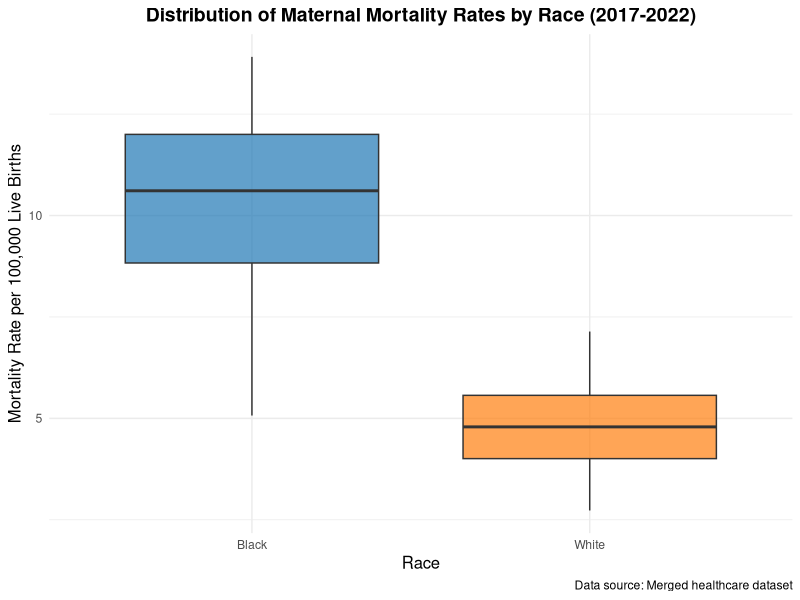
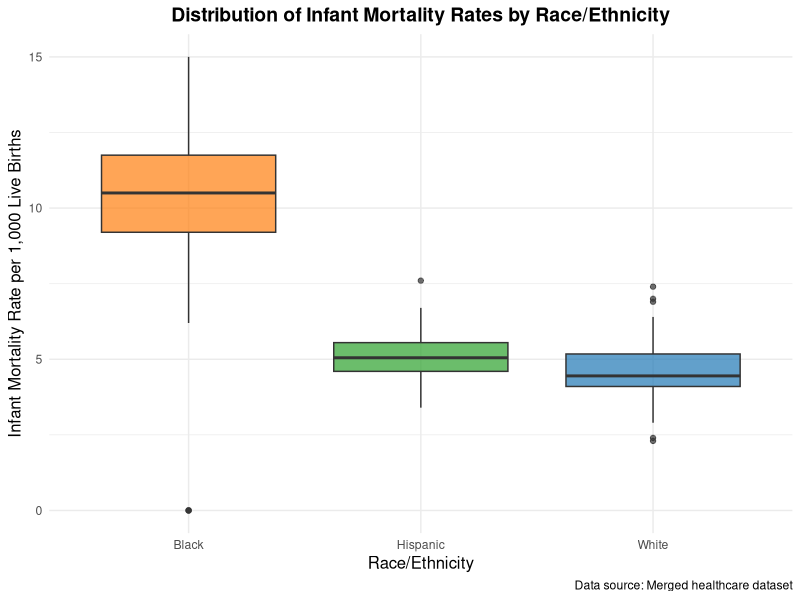
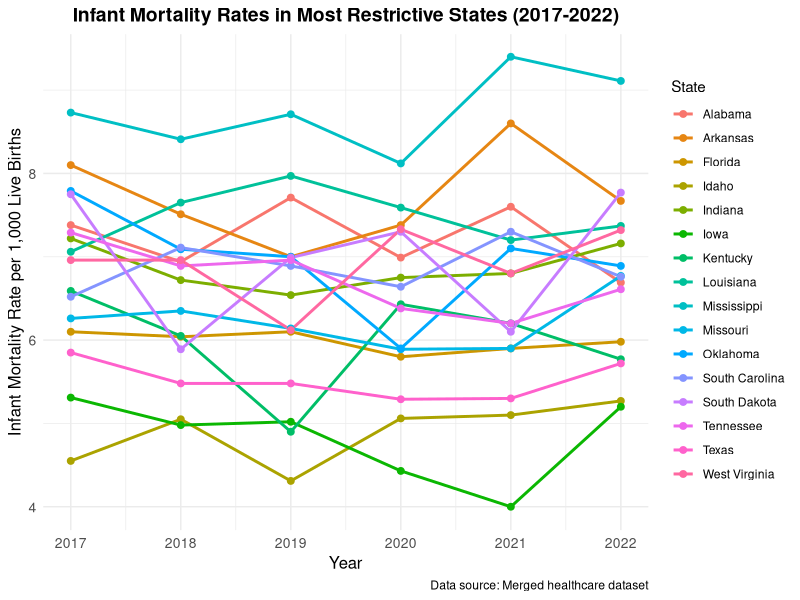
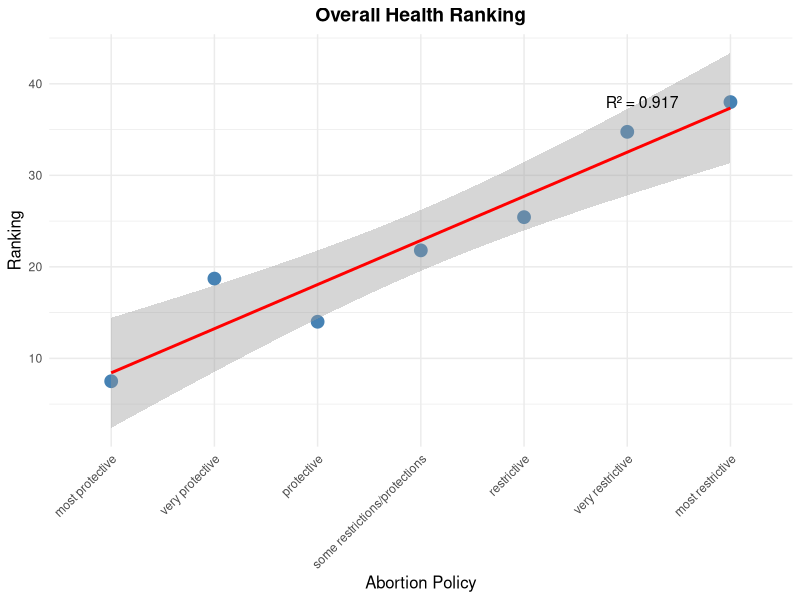
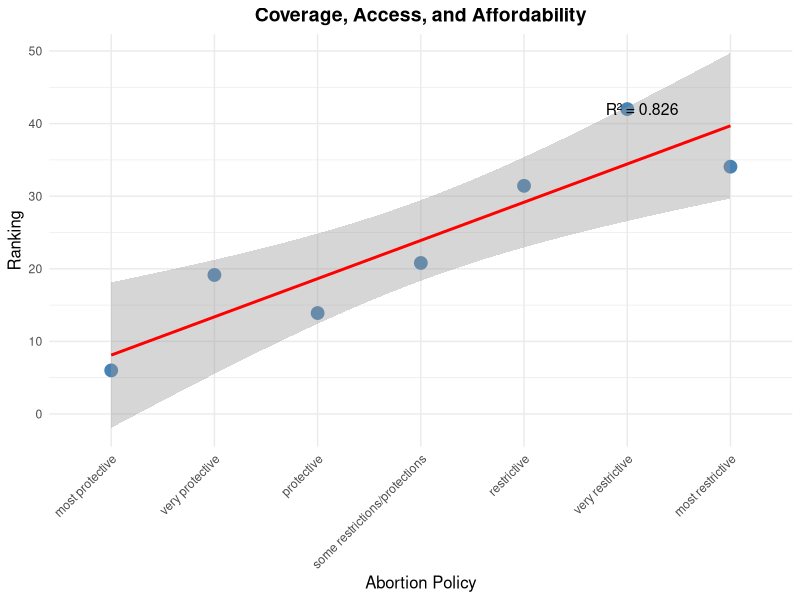
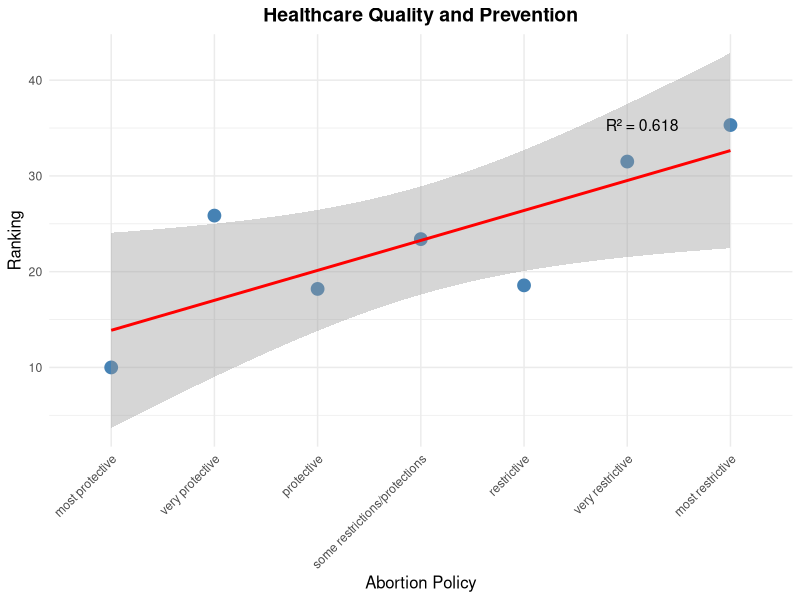
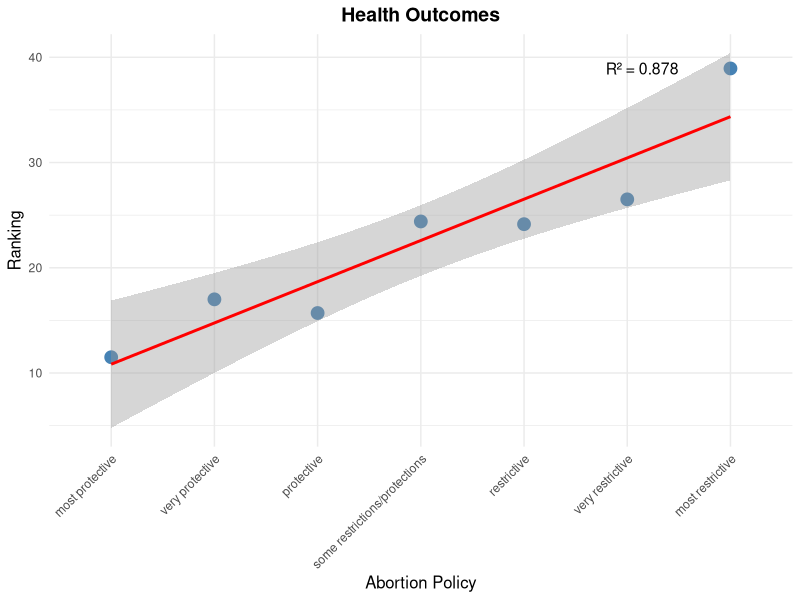
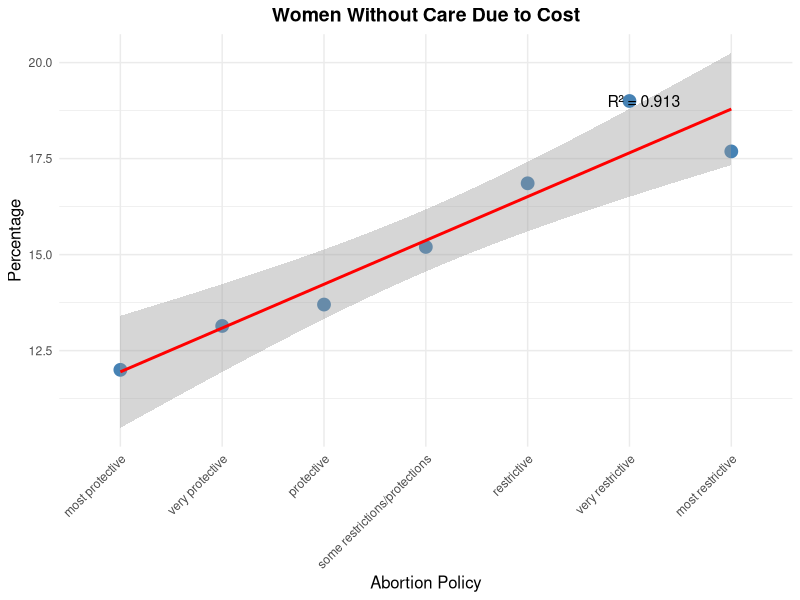

These charts were generated, in order, by the following R code: (Note: this script raises an error after producing the figures.)
## ---- chunk 1

library(readr)
df <- read_csv("../data/clean_data/merged_data.csv")

head(df)

## ---- chunk 2

options(repos = c(CRAN = "https://cran.r-project.org"))
install.packages("dplyr")
library(dplyr)

## ---- chunk 3

head(df)
colnames(df) 

## ---- chunk 4

library(ggplot2)
library(tidyr)
library(dplyr)

## ---- chunk 5

# wide to long format

df_racial_mortality <- pivot_longer(
  data = df,
  cols = c(
    maternal_mortality_mothers_race_is_black_2017_2022,
    maternal_mortality_mothers_race_is_white_2017_2022
  ),
  names_to = "Race",
  values_to = "MortalityRate"
)

df_racial_mortality$Race <- ifelse(
  df_racial_mortality$Race == "maternal_mortality_mothers_race_is_black_2017_2022", 
  "Black",
  ifelse(
    df_racial_mortality$Race == "maternal_mortality_mothers_race_is_white_2017_2022",
    "White",
    df_racial_mortality$Race
  )
)

## ---- chunk 6

# box plot for maternal mortality by race

ggplot(data = df_racial_mortality, 
       aes(x = Race, y = MortalityRate, fill = Race)) +
  geom_boxplot(alpha = 0.7) +
  labs(
    title = "Distribution of Maternal Mortality Rates by Race (2017-2022)",
    x = "Race",
    y = "Mortality Rate per 100,000 Live Births",
    caption = "Data source: Merged healthcare dataset"
  ) +
  scale_fill_manual(
    values = c("Black" = "#1f77b4", "White" = "#ff7f0e")
  ) +
  theme_minimal() +
  theme(
    plot.title = element_text(hjust = 0.5, size = 14, face = "bold"),
    axis.title = element_text(size = 12),
    legend.position = "none"
  )

## ---- chunk 7

black_rates <- na.omit(df$maternal_mortality_mothers_race_is_black_2017_2022)
white_rates <- na.omit(df$maternal_mortality_mothers_race_is_white_2017_2022)

t_test_result <- t.test(black_rates, white_rates, alternative = "greater")

print(t_test_result)

## ---- chunk 8

df_long_infant <- pivot_longer(
  data = df,
  cols = c(total_infant_mortality_white, 
           total_infant_mortality_black, 
           total_infant_mortality_hispanic),
  names_to = "Group",
  values_to = "InfantMortalityRate"
)

df_long_infant$Group <- ifelse(
  df_long_infant$Group == "total_infant_mortality_white", "White",
  ifelse(
    df_long_infant$Group == "total_infant_mortality_black", "Black",
    ifelse(
      df_long_infant$Group == "total_infant_mortality_hispanic", "Hispanic",
      df_long_infant$Group
    )
  )
)

## ---- chunk 9

ggplot(data = df_long_infant, 
       aes(x = Group, y = InfantMortalityRate, fill = Group)) +
  geom_boxplot(alpha = 0.7) +
  labs(
    title = "Distribution of Infant Mortality Rates by Race/Ethnicity",
    x = "Race/Ethnicity",
    y = "Infant Mortality Rate per 1,000 Live Births",
    caption = "Data source: Merged healthcare dataset"
  ) +
  scale_fill_manual(
    values = c("White" = "#1f77b4", "Black" = "#ff7f0e", "Hispanic" = "#2ca02c")
  ) +
  theme_minimal() +
  theme(
    plot.title = element_text(hjust = 0.5, size = 14, face = "bold"),
    axis.title = element_text(size = 12),
    legend.position = "none"
  )

## ---- chunk 10

mortality_plot <- pivot_longer(
  data = df,
  cols = starts_with("infant_mortality_"),
  names_to = "year",
  values_to = "mortality_rate"
)

mortality_plot$year <- as.numeric(substr(
  mortality_plot$year, 
  nchar("infant_mortality_") + 1, 
  nchar(mortality_plot$year)
))

mortality_plot <- mortality_plot[
  mortality_plot$abortion_policies == "most restrictive" & 
  !is.na(mortality_plot$abortion_policies),
]

ggplot(data = mortality_plot, 
       aes(x = year, y = mortality_rate,
           color = State, group = State)) +
  geom_line(linewidth = 1) +
  geom_point(size = 2) +
  theme_minimal() +
  labs(
    title = "Infant Mortality Rates in Most Restrictive States (2017-2022)",
    x = "Year",
    y = "Infant Mortality Rate per 1,000 Live Births",
    color = "State",
    caption = "Data source: Merged healthcare dataset"
  ) +
  scale_x_continuous(breaks = 2017:2022) +
  theme(
    legend.position = "right",
    plot.title = element_text(hjust = 0.5, size = 14, face = "bold"),
    axis.title = element_text(size = 12),
    axis.text = element_text(size = 10)
  )

## ---- chunk 11

policy_order <- c("most protective", "very protective", "protective", 
                 "some restrictions/protections", "restrictive", 
                 "very restrictive", "most restrictive")

## ---- chunk 12

create_policy_viz <- function(data, metric_col, title, y_label, plot_type = "bar") {
  processed_data <- data %>%
    filter(!is.na(abortion_policies) & 
           abortion_policies != "" & 
           abortion_policies != "NA") %>%
    mutate(abortion_policies = tolower(trimws(abortion_policies))) %>%
    group_by(abortion_policies) %>%
    summarise(avg_value = mean(!!sym(metric_col), na.rm = TRUE)) %>%
    filter(abortion_policies %in% policy_order) %>%
    mutate(
      abortion_policies = factor(abortion_policies, levels = policy_order),
      policy_numeric = as.numeric(factor(abortion_policies, levels = policy_order))
    )
  
  p <- ggplot(processed_data, aes(x = abortion_policies, y = avg_value))
  
  if(plot_type == "scatter") {
    model <- lm(avg_value ~ policy_numeric, data = processed_data)
    r_squared <- round(summary(model)$r.squared, 3)
    
    p <- p +
      geom_point(size = 4, color = "steelblue") +
      geom_smooth(aes(x = policy_numeric), method = "lm", se = TRUE, color = "red") +
      annotate("text", 
              x = length(policy_order) - 0.5,
              y = max(processed_data$avg_value),
              label = paste0("R² = ", r_squared),
              size = 4, hjust = 1)
  } else {
    p <- p + geom_bar(stat = "identity", fill = "steelblue")
  }
  
  p + labs(
    title = title,
    x = "Abortion Policy",
    y = y_label
  ) +
    theme_minimal() +
    theme(
      axis.text.x = element_text(angle = 45, hjust = 1),
      plot.title = element_text(hjust = 0.5, size = 14, face = "bold"),
      axis.title = element_text(size = 12)
    )
}

## ---- chunk 13

health_ranking <- create_policy_viz(df,
    "overall_health_ranking",
    "Overall Health Ranking",
    "Ranking", 
    "scatter")

## ---- chunk 14

print(health_ranking)

## ---- chunk 15

coverage_access_affordability <- create_policy_viz(df,
    "coverage_access_and_affordability",
    "Coverage, Access, and Affordability",
    "Ranking", 
    "scatter")

## ---- chunk 16

print(coverage_access_affordability)

## ---- chunk 17

healthcare_quality_prevention <- create_policy_viz(df,
    "health_care_quality_and_prevention",
    "Healthcare Quality and Prevention",
    "Ranking", 
    "scatter")

## ---- chunk 18

print(healthcare_quality_prevention)

## ---- chunk 19

health_outcomes <- create_policy_viz(df,
    "health_outcomes",
    "Health Outcomes",
    "Ranking", 
    "scatter")

## ---- chunk 20

print(health_outcomes)

## ---- chunk 21

healthcare_cost <- create_policy_viz(df,
   "women_18_44_who_went_without_care_because_of_cost.1",
   "Women Without Care Due to Cost",
   "Percentage", 
   "scatter")

## ---- chunk 22

print(healthcare_cost)

## ---- chunk 23

uninsured_women <- create_policy_viz(df,
   "percent_uninsured_women_ages 19_64",
   "Uninsured Women Ages 19-64",
   "Percentage", 
   "scatter")

## ---- chunk 24

print(uninsured_women)

## ---- chunk 25

uninsured_pregnancy <- create_policy_viz(df,
   "percent_uninsured_women_during_pregnancy_2021",
   "Uninsured During Pregnancy",
   "Percentage", 
   "scatter")

## ---- chunk 26

print(uninsured_pregnancy)

## ---- chunk 27

teen_birth <- create_policy_viz(df,
   "teen_birth_rate_per_1,000_population_ages_15_19_2022.1",
   "Teen Birth Rate",
   "Rate per 1,000", 
   "scatter")

## ---- chunk 28

print(teen_birth)

## ---- chunk 29

all_birth <- create_policy_viz(df,
   "birth_rate_per_1,000_women_ages_15_44",
   "Birth Rate",
   "Rate per 1,000", 
   "scatter")

## ---- chunk 30

print(all_birth)

## ---- chunk 31

workforce <- create_policy_viz(df,
   "maternity_care_workforce_per_100,000_women_ages_15_44",
   "Maternity Care Workforce",
   "Per 100,000 Women", 
   "scatter")

## ---- chunk 32

print(workforce)

## ---- chunk 33

no_care <- create_policy_viz(df,
   "percent_women_ages_18_44_without_a_usual_source_of_care",
   "Women Without Usual Source of Care",
   "Percentage", 
   "scatter")

## ---- chunk 34

print(no_care)

## ---- chunk 35

medicaid_births <- create_policy_viz(df,
   "percent_of_births_financed_by_medicaid",
   "Births Financed by Medicaid",
   "Percentage", 
   "scatter")

## ---- chunk 36

print(medicaid_births)

## ---- chunk 37

depression <- create_policy_viz(df,
   "women_with_depression_before_or_during_pregnancy_2021",
   "Depression Before/During Pregnancy",
   "Percentage", 
   "scatter")

## ---- chunk 38

print(depression)

## ---- chunk 39

postpartum_depression <- create_policy_viz(df,
   "percent_women_with_postpartum_depression_2021",
   "Postpartum Depression",
   "Percentage", 
   "scatter")

## ---- chunk 40

print(postpartum_depression)

## ---- chunk 41

depression_screening <- create_policy_viz(df,
   "percent_women_who_received_a_postpartum_depression_screening_2021",
   "Postpartum Depression Screening",
   "Percentage", 
   "scatter")

## ---- chunk 42

print(depression_screening)

## ---- chunk 43

violence <- create_policy_viz(df,
   "percent_women_experiencing_intimate_partner_violence_2021",
   "Intimate Partner Violence",
   "Percentage", 
   "scatter")

## ---- chunk 44

print(violence)

## ---- chunk 45

increase_in_abortions <- create_policy_viz(df,
   "percent_increase_in_clinician_provided_abortions_since_2020",
   "Increase in Clinician-Provided Abortions",
   "Percentage Change Since 2020", 
   "scatter")

## ---- chunk 46

print(increase_in_abortions)

## ---- chunk 47

maternal_mortality <- create_policy_viz(df,
   "maternal_mortality_rates_2018_2022_per_100,000_live births",
   "Maternal Mortality Rate, 2018-2022",
   "Rate",
   "scatter")

## ---- chunk 48

print(maternal_mortality)

## ---- chunk 49

obgyn_proportion_grouped <- df %>%
 filter(!is.na(abortion_policies) &
        abortion_policies != "" &
        abortion_policies != "NA") %>%
 mutate(
   abortion_policies = tolower(trimws(abortion_policies)),
   obgyn_proportion = (number_of_obstetricians_and_gynecologists_employed_2023 /
                      total_sumber_of_women_aged_15_44_2017) * 100000,
   policy_group = case_when(
     abortion_policies %in% c("most protective", "very protective", "protective") ~ "Protective",
     abortion_policies %in% c("restrictive", "very restrictive", "most restrictive") ~ "Restrictive",
     TRUE ~ "Mixed"
   )
 ) %>%
 filter(policy_group != "Mixed")  

ggplot(obgyn_proportion_grouped, 
      aes(x = policy_group, y = obgyn_proportion, fill = policy_group)) +
 geom_boxplot() +
 labs(
   title = "OB/GYNs per 100,000 Women (Ages 15-44) by Policy Group",
   subtitle = "2023 OB/GYN Employment Data, 2017 Population Data",
   x = "Policy Group",
   y = "OB/GYNs per 100,000 Women Ages 15-44"
 ) +
 scale_fill_manual(values = c("Protective" = "#1f77b4", "Restrictive" = "#ff7f0e")) +
 theme_minimal() +
 theme(
   plot.title = element_text(hjust = 0.5, size = 14, face = "bold"),
   plot.subtitle = element_text(hjust = 0.5, size = 10),
   axis.title = element_text(size = 12),
   legend.position = "none")

## ---- chunk 50

t_test_result <- t.test(
  obgyn_proportion ~ policy_group,
  data = obgyn_proportion_grouped,
  subset = policy_group %in% c("Protective", "Restrictive")
)

print(t_test_result)

## ---- chunk 51

create_ban_type_viz <- function(data, metric_col, title, y_label, plot_type = "bar") {
  ban_order <- c("total_abortion_ban",
                 "week_ban_6",
                 "week_ban_12",
                 "week_ban_15",
                 "week_ban_18_to_23",
                 "week_ban_24_to_26",
                 "no_gestational_ban")
  
  reshaped_data <- data %>%
    select(all_of(ban_order), !!sym(metric_col)) %>%
    pivot_longer(
      cols = all_of(ban_order),
      names_to = "ban_type",
      values_to = "has_ban"
    ) %>%
    filter(has_ban == 1) %>%
    group_by(ban_type) %>%
    summarise(avg_value = mean(!!sym(metric_col), na.rm = TRUE)) %>%
    mutate(
      ban_type = factor(ban_type, levels = ban_order),
      ban_numeric = as.numeric(factor(ban_type, levels = ban_order))
    )
  
  p <- ggplot(reshaped_data, aes(x = ban_type, y = avg_value))
  
  if (plot_type == "scatter") {
    model <- lm(avg_value ~ ban_numeric, data = reshaped_data)
    r_squared <- round(summary(model)$r.squared, 3)
    
    p <- p +
      geom_point(size = 4, color = "steelblue") +
      geom_smooth(aes(x = ban_numeric), method = "lm", se = TRUE, color = "red") +
      annotate("text", 
               x = length(ban_order) - 0.5,
               y = max(reshaped_data$avg_value),
               label = paste0("R² = ", r_squared),
               size = 4, hjust = 1)
  } else {

    p <- p + geom_bar(stat = "identity", fill = "steelblue")
  }
  
  p + labs(
    title = title,
    x = "Abortion Ban Type",
    y = y_label
  ) +
    theme_minimal() +
    theme(
      axis.text.x = element_text(angle = 45, hjust = 1),
      plot.title = element_text(hjust = 0.5, size = 14, face = "bold"),
      axis.title = element_text(size = 12)
    )
}

## ---- chunk 52

all_cause_mortality <- create_ban_type_viz(df, "all_cause_mortality_rate_per_100,000_women_ages 15_44_2022",
                                    "All Cause Mortality Rate Women 15-44, 2022",
                                    "Rate")

## ---- chunk 53

print(all_cause_mortality)

## ---- chunk 54

df_filtered <- df %>%
  filter(!is.na(`maternal_mortality_rates_2018_2022_per_100,000_live births`)) %>%
  filter(State != "US") %>%
  bind_rows(tibble(
    State = "US Average",
    `maternal_mortality_rates_2018_2022_per_100,000_live births` = 23.2,
    abortion_policies = "US Average"
  )) %>%
  mutate(
    abortion_policies = factor(
      abortion_policies,
      levels = c(
        "most restrictive", "very restrictive", "restrictive",
        "some restrictions/protections", 
        "protective", "very protective", "most protective", "US Average"
      )
    )
  )

ggplot(df_filtered, 
       aes(y = reorder(State, `maternal_mortality_rates_2018_2022_per_100,000_live births`), 
           x = `maternal_mortality_rates_2018_2022_per_100,000_live births`,
           fill = abortion_policies)) +

  geom_bar(stat = "identity", width = 0.7) +
  geom_text(aes(label = sprintf("%.1f", `maternal_mortality_rates_2018_2022_per_100,000_live births`)),
            hjust = -0.2,
            size = 3) +

  scale_fill_manual(values = c(
    "most restrictive" = "#bd0000",     
    "very restrictive" = "#ff0000",     
    "restrictive" = "#ff866b",    
    "some restrictions/protections" = "#ffe857", 
    "protective" = "#b6ff83",           
    "very protective" = "#2ae81e",    
    "most protective" = "#74ff6b",    
    "US Average" = "#4dbd00"   
  )) +

  theme_minimal() +
  labs(
    title = "Maternal Mortality Rates (2018-2022) per 100,000 Live Births by State",
    x = "Maternal Mortality Rate per 100,000 Live Births",
    y = "",
    fill = "Abortion Policy"
  ) +

  theme(
    plot.title = element_text(hjust = 0.5, size = 12, face = "bold"),
    axis.title.x = element_text(size = 10),
    axis.text.y = element_text(size = 8, color = "grey30"),
    axis.text.x = element_text(size = 8),
    legend.position = "right",
    legend.title = element_text(size = 9),
    legend.text = element_text(size = 8),
    panel.grid.major.y = element_blank(),
    panel.grid.minor = element_blank(),
    plot.background = element_rect(fill = "white", color = NA),
    panel.background = element_rect(fill = "white", color = NA)
  ) +

  scale_x_continuous(
    limits = c(0, 45),
    breaks = seq(0, 40, by = 10),
    expand = expansion(mult = c(0, 0.1))
  )

## ---- chunk 55

df_filtered <- df %>%
  filter(!is.na(`maternal_mortality_rates_2018_2022_per_100,000_live births`)) %>%
  filter(State != "US" & State != "Ohio" & State != "Nevada") %>%
  bind_rows(tibble(
    State = "US Average",
    `maternal_mortality_rates_2018_2022_per_100,000_live births` = 23.2,
    abortion_policies = "US Average"
  ))

# Create the plot
ggplot(df_filtered, 
       aes(y = reorder(State, `maternal_mortality_rates_2018_2022_per_100,000_live births`), 
           x = `maternal_mortality_rates_2018_2022_per_100,000_live births`,
           fill = ifelse(State == "US Average", "US Average", abortion_policies))) +
  geom_bar(stat = "identity", width = 0.7) +
  geom_text(aes(label = sprintf("%.1f", `maternal_mortality_rates_2018_2022_per_100,000_live births`)),
            hjust = -0.2,
            size = 3) +
  scale_fill_manual(values = c(
    "most restrictive" = "#ff0000",     
    "very restrictive" = "#ff0000",     
    "restrictive" = "#ff0000",    
    "some restrictions/protections" = "#ffe800", 
    "protective" = "#4dbd00",           
    "very protective" = "#4dbd00",    
    "most protective" = "#4dbd00",    
    "US Average" = "#006eff"   
  )) +
  theme_minimal() +
  labs(
    title = "Maternal Mortality Rates (2018-2022) per 100,000 Live Births by State",
    x = "Maternal Mortality Rate per 100,000 Live Births",
    y = "",
    fill = "Abortion Policy"
  ) +
  theme(
    plot.title = element_text(hjust = 0.5, size = 12, face = "bold"),
    axis.title.x = element_text(size = 10),
    axis.text.y = element_text(size = 8, color = "grey30"),
    axis.text.x = element_text(size = 8),
    legend.position = "right",
    legend.title = element_text(size = 9),
    legend.text = element_text(size = 8),
    panel.grid.major.y = element_blank(),
    panel.grid.minor = element_blank(),
    plot.background = element_rect(fill = "white", color = NA),
    panel.background = element_rect(fill = "white", color = NA)
  ) +
  scale_x_continuous(
    limits = c(0, 45),
    breaks = seq(0, 40, by = 10),
    expand = expansion(mult = c(0, 0.1))
  )

## ---- chunk 56

df_filtered <- df %>%
  filter(!is.na(`maternal_mortality_rates_2018_2022_per_100,000_live births`)) %>%
  filter(State != "US" & State != "Ohio" & State != "Nevada") %>%
  mutate(
    simplified_policies = case_when(
      abortion_policies %in% c("most restrictive", "very restrictive", "restrictive") ~ "Restrictive",
      abortion_policies %in% c("most protective", "very protective", "protective") ~ "Protective",
      TRUE ~ abortion_policies
    )
  ) %>%
  bind_rows(tibble(
    State = "US Average",
    `maternal_mortality_rates_2018_2022_per_100,000_live births` = 23.2,
    simplified_policies = "US Average"
  ))

ggplot(df_filtered, 
       aes(y = reorder(State, `maternal_mortality_rates_2018_2022_per_100,000_live births`), 
           x = `maternal_mortality_rates_2018_2022_per_100,000_live births`,
           fill = simplified_policies)) +
  geom_bar(stat = "identity", width = 0.7) +
  geom_text(aes(label = sprintf("%.1f", `maternal_mortality_rates_2018_2022_per_100,000_live births`)),
            hjust = -0.2,
            size = 3) +
  scale_fill_manual(values = c(
    "Restrictive" = "#ff0000",    
    "Protective" = "#4dbd00",    
    "US Average" = "#006eff"   
  )) +
  theme_minimal() +
  labs(
    title = "Maternal Mortality Rates (2018-2022) per 100,000 Live Births by State",
    x = "Maternal Mortality Rate per 100,000 Live Births",
    y = "",
    fill = "Abortion Policy"
  ) +
  theme(
    plot.title = element_text(hjust = 0.5, size = 12, face = "bold"),
    axis.title.x = element_text(size = 10),
    axis.text.y = element_text(size = 8, color = "grey30"),
    axis.text.x = element_text(size = 8),
    legend.position = "right",
    legend.title = element_text(size = 9),
    legend.text = element_text(size = 8),
    panel.grid.major.y = element_blank(),
    panel.grid.minor = element_blank(),
    plot.background = element_rect(fill = "white", color = NA),
    panel.background = element_rect(fill = "white", color = NA)
  ) +
  scale_x_continuous(
    limits = c(0, 45),
    breaks = seq(0, 40, by = 10),
    expand = expansion(mult = c(0, 0.1))
  )

